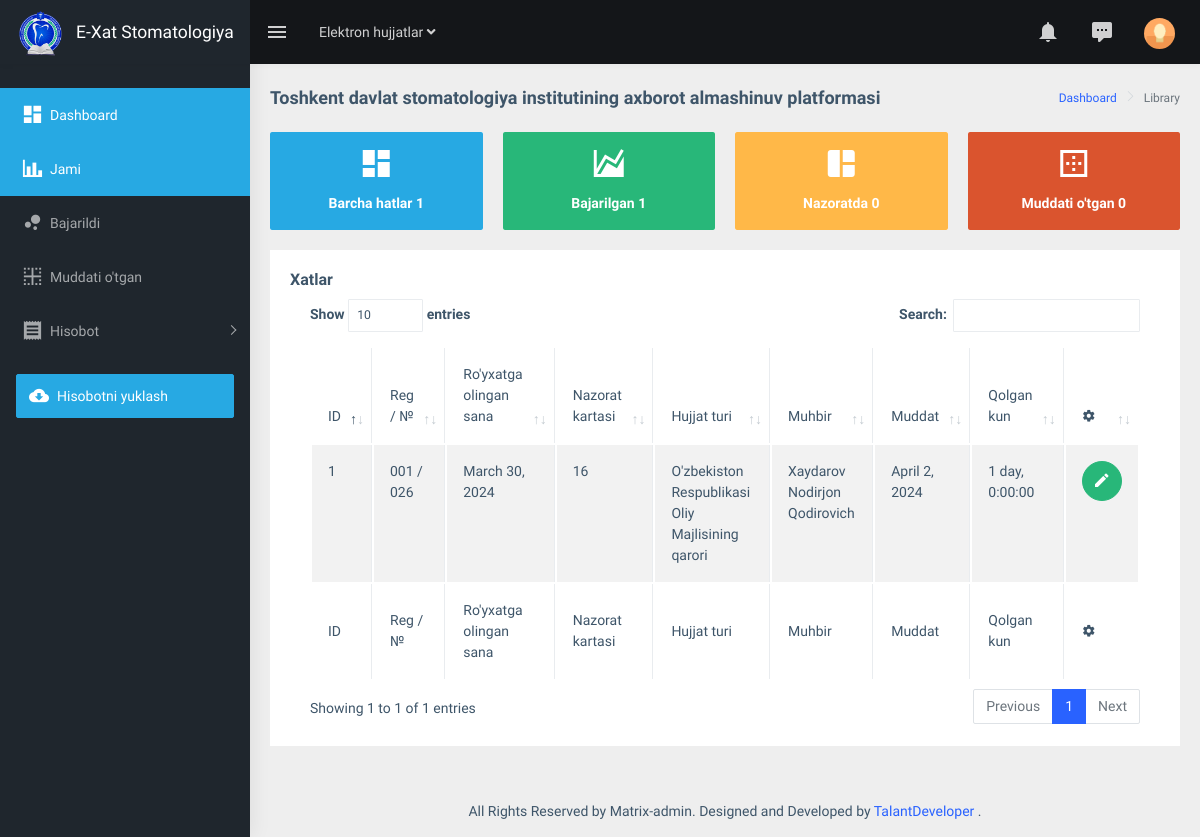
Page /welcome/ (signed in) on the earlier database version.
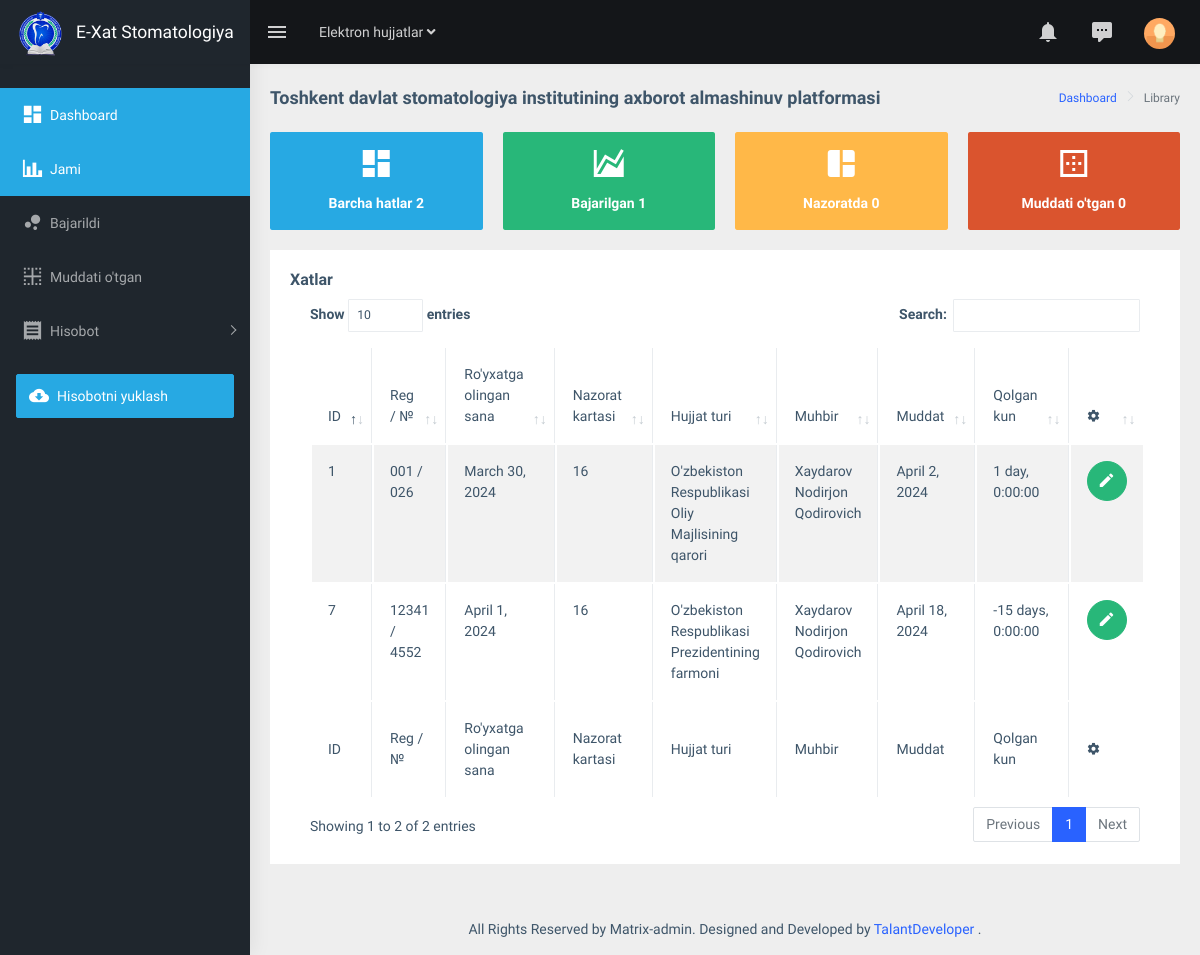
Same page on the later database version.
### main/models.py (models this page shows, shortened)
class Manager(models.Model):
    centers = models.ManyToManyField(Center, verbose_name="Markazlar")
    letter = models.ForeignKey(Letter, on_delete=models.SET_NULL, null=True, verbose_name="Xat")
    check_file = models.ForeignKey(CheckFile, on_delete=models.SET_NULL, null=True, verbose_name="So'rov file")
    control_file = models.ForeignKey(ControlFile, on_delete=models.SET_NULL, null=True, blank=True, verbose_name="Javob file")
    lifetime = models.DateField(verbose_name="Muddat")
    control = models.BooleanField(default=False, verbose_name="Tasdiqlash")
    @property
    def time_on(self):
        day = datetime.now().date() - self.lifetime
        return day
    @property
    def time_off(self):
        if self.lifetime < datetime.now().date():
            return True
        else:
            return False
    @property
    def get_centers(self):
        center = [center for center in self.centers.all()]
        return center

class Letter(models.Model):
    control_card = models.ForeignKey(ControlCard, on_delete=models.SET_NULL, null=True, verbose_name="Nazorat Kartasi")
    group = models.ForeignKey(Group, on_delete=models.SET_NULL, null=True, verbose_name="Guruh")
    reporter = models.ForeignKey(Reporter, on_delete=models.SET_NULL, null=True, verbose_name="Muxbir")
    document_type = models.ForeignKey(DocumentType, on_delete=models.SET_NULL, null=True, verbose_name="Hujjat turi")
    registration_date = models.DateField(verbose_name="Ro'yhatga olingan sana")
    registration_number = models.CharField(max_length=150, verbose_name="Ro'yhatga olingan raqam")
    document_number = models.CharField(max_length=150, verbose_name="Hujjat raqami")
    document_date = models.DateField(verbose_name="Hujjat sanasi")
    summary = models.TextField(verbose_name="Xulosa", null=True, blank=True)
    control = models.BooleanField(default=False, verbose_name="Boshqaruv")
    resolution = models.TextField(verbose_name="Rezolutsiya", null=True, blank=True)
    auth_resolution = models.ForeignKey(AuthorResolution, on_delete=models.SET_NULL, null=True,
                                        verbose_name="Qaror muallifi")
    type_solution = models.ForeignKey(TypeSolution, on_delete=models.SET_NULL, null=True, verbose_name="Yechim turi")
    create_at = models.DateTimeField(auto_now_add=True, verbose_name="Yaratilgan vaqt")
    update_at = models.DateTimeField(auto_now=True, verbose_name="O'zgartirilgan vaqt")

class ControlCard(models.Model):  # Тип РКК
    name = models.CharField(max_length=256, verbose_name="Nazorat kartasi turi")
    create_at = models.DateTimeField(auto_now_add=True, verbose_name="Yaratilgan vaqt")
    update_at = models.DateTimeField(auto_now=True, verbose_name="O'zgartirilgan vaqt")
    def __str__(self):
        return f"{self.name}"

class DocumentType(models.Model):  # Тип документа Hujjat turi
    name = models.CharField(max_length=255, verbose_name="Hujjat turi")
    create_at = models.DateTimeField(auto_now_add=True, verbose_name="Yaratilgan vaqt")
    update_at = models.DateTimeField(auto_now=True, verbose_name="O'zgartirilgan vaqt")
    def __str__(self):
        return f"{self.name}"

class Reporter(models.Model):  # Корреспондент Muhbir
    name = models.CharField(max_length=255, verbose_name="Muhbir")
    create_at = models.DateTimeField(auto_now_add=True, verbose_name="Yaratilgan vaqt")
    update_at = models.DateTimeField(auto_now=True, verbose_name="O'zgartirilgan vaqt")
    def __str__(self):
        return f"{self.name}"

### main/views.py (the view)
# urls.py: path('welcome/', views.welcome, name='welcome'),
@login_required
def welcome(request):
    content = content_need(request)
    return render(request, 'main/welcome.html', context=content)

### templates/main/welcome.html (shortened to what this page needs)
{% extends 'base.html' %}
{% block content %}
    <div class="page-wrapper">
        <div class="page-breadcrumb">
            <div class="row">
                <div class="col-12 d-flex no-block align-items-center">
                    <h4 class="page-title">
                        Toshkent davlat stomatologiya institutining axborot almashinuv platformasi
                    </h4>
                    <div class="ms-auto text-end">
                        <nav aria-label="breadcrumb">
                            <ol class="breadcrumb">
                                <li class="breadcrumb-item">
                                    <a href="#">
                                        Dashboard
                                    </a>
                                </li>
                                <li class="breadcrumb-item active" aria-current="page">
                                    Library
                                </li>
                            </ol>
                        </nav>
                    </div>
                </div>
            </div>
        </div>
        <div class="container-fluid">
            <div class="row">
                <div class="col-md-6 col-lg-3 col-xlg-3">
                    <div class="card card-hover">
                        <div class="box bg-cyan text-center">
                            <h1 class="font-light text-white">
                                <i class="mdi mdi-view-dashboard"></i>
                            </h1>
                            <h6 class="text-white">Barcha hatlar {{ jami }}</h6>
                        </div>
                    </div>
                </div>
                <div class="col-md-6 col-lg-3 col-xlg-3">
                    <div class="card card-hover">
                        <div class="box bg-success text-center">
                            <h1 class="font-light text-white">
                                <i class="mdi mdi-chart-areaspline"></i>
                            </h1>
                            <h6 class="text-white">Bajarilgan {{ bajarilgan }}</h6>
                        </div>
                    </div>
                </div>
                <div class="col-md-6 col-lg-3 col-xlg-3">
                    <div class="card card-hover">
                        <div class="box bg-warning text-center">
                            <h1 class="font-light text-white">
                                <i class="mdi mdi-collage"></i>
                            </h1>
                            <h6 class="text-white">Nazoratda {{ nazoratda }}</h6>
                        </div>
                    </div>
                </div>
                <div class="col-md-6 col-lg-3 col-xlg-3">
                    <div class="card card-hover">
                        <div class="box bg-danger text-center">
                            <h1 class="font-light text-white">
                                <i class="mdi mdi-border-outside"></i>
                            </h1>
                            <h6 class="text-white">Muddati o'tgan {{ muddati_utgan }}</h6>
                        </div>
                    </div>
                </div>
            </div>
            <div class="row">
                <div class="col-12">
                    <div class="card">
                        <div class="card-body">
                            <h5 class="card-title">Xatlar</h5>
                            <div class="table-responsive">
                                <table id="zero_config" class="table table-striped table-bordered">
                                    <thead>
                                    <tr>
                                        <th>ID</th>
                                        <th>Reg / №</th>
                                        <th>Ro'yxatga olingan sana</th>
                                        <th>Nazorat kartasi</th>
                                        <th>Hujjat turi</th>
                                        <th>Muhbir</th>
                                        <th>Muddat</th>
                                        <th>Qolgan kun</th>
                                        <th><i class="mdi mdi-settings fs-8"></i></th>
                                    </tr>
                                    </thead>
                                    <tbody>
                                    {% for manager in managers %}
                                        <tr>
                                            <td>{{ manager.letter.id }}</td>
                                            <td>{{ manager.letter.registration_number }}
                                                / {{ manager.letter.document_number }}</td>
                                            <td>{{ manager.letter.registration_date }}</td>
                                            <td>{{ manager.letter.control_card }}</td>
                                            <td>{{ manager.letter.document_type }}</td>
                                            <td>{{ manager.letter.reporter }}</td>
                                            <td>{{ manager.lifetime }}</td>
                                            <td>{{ manager.time_on }}</td>
                                            <td>
                                                <a href="{% url 'main:welcome' %}">
                                                    <span class="btn btn-success btn-circle d-flex align-items-center justify-content-center ">
                                                        <i class="mdi mdi-pencil text-white fs-4"></i>
                                                    </span>
                                                </a>
                                            </td>
                                        </tr>
                                    {% empty %}
                                        <td valign="top" colspan="8" class="dataTables_empty">
                                            Jadvalda ma'lumotlar mavjud emas
                                        </td>
                                    {% endfor %}
                                    </tbody>
                                    <tfoot>
                                    <tr>
                                        <th>ID</th>
                                        <th>Reg / №</th>
                                        <th>Ro'yxatga olingan sana</th>
                                        <th>Nazorat kartasi</th>
                                        <th>Hujjat turi</th>
                                        <th>Muhbir</th>
                                        <th>Muddat</th>
                                        <th>Qolgan kun</th>
                                        <th><i class="mdi mdi-settings fs-8"></i></th>
                                    </tr>
                                    </tfoot>
                                </table>
                            </div>
                        </div>
                    </div>
                </div>
            </div>
        </div>
        <footer class="footer text-center">
            All Rights Reserved by Matrix-admin. Designed and Developed by
            <a href="https://www.wrappixel.com">
                TalantDeveloper
            </a>.
        </footer>
    </div>
{% endblock %}

Differences in the rows shown:
added Manager: letter.id "7", letter.registration_number "12341", letter.document_number "4552", letter.registration_date "April 1, 2024", letter.control_card "16", letter.document_type "O'zbekiston Respublikasi Prezidentining farmoni", letter.reporter "Xaydarov Nodirjon Qodirovich", lifetime "April 18, 2024", time_on "-15 days, 0:00:00"
Other differences:
{{ jami }}: "1" → "2"
text written by a page script: "Show entries Search: Showing 1 to 1 of 1 entries Previous 1 Next" → "Show entries Search: Showing 1 to 2 of 2 entries Previous 1 Next"
